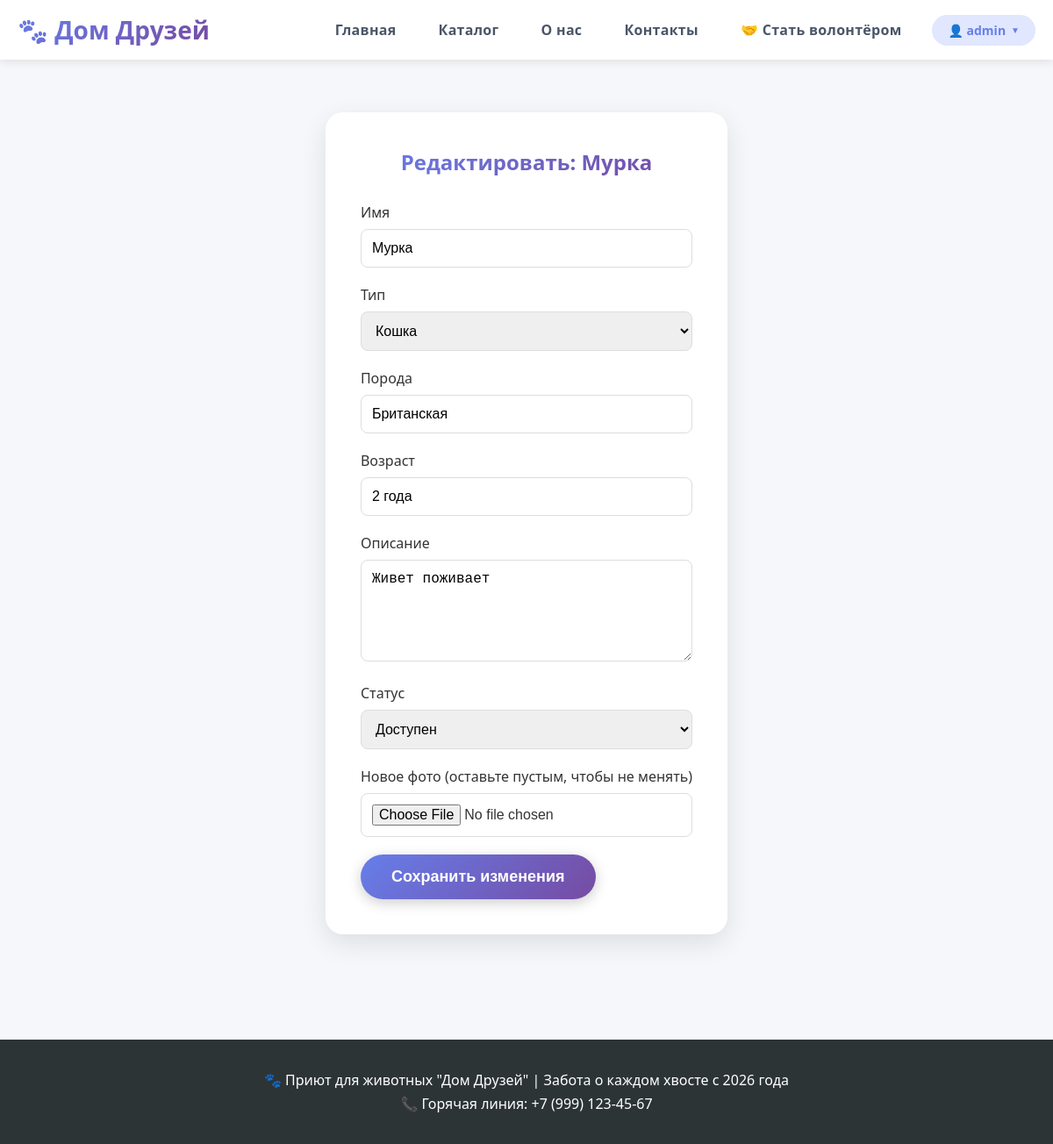
Screenshot of /admin/edit/1 (signed in) with the database file from the repository.
### tables this page shows
CREATE TABLE animals (
        id INTEGER PRIMARY KEY AUTOINCREMENT,
        name TEXT NOT NULL,
        type TEXT NOT NULL,
        breed TEXT,
        age TEXT,
        description TEXT,
        photo TEXT,
        status TEXT DEFAULT 'available',
        created_at TIMESTAMP DEFAULT CURRENT_TIMESTAMP
    );

### app.py (the view, shortened to what this page needs)
@app.route('/admin/edit/<int:animal_id>', methods=['GET', 'POST'])
@admin_required
def edit_animal(animal_id):
    conn = get_db_connection()
    cur = conn.cursor()
    if USE_POSTGRES:
        cur.execute("SELECT * FROM animals WHERE id = %s", (animal_id,))
    else:
        cur.execute("SELECT * FROM animals WHERE id = ?", (animal_id,))
    animal = cur.fetchone()
    cur.close()
    conn.close()
    return render_template('edit_animal.html', animal=animal)

### app.py (called while the page is built)
def get_db_connection():
    if USE_POSTGRES:
        conn = psycopg2.connect(DATABASE_URL, cursor_factory=RealDictCursor)
        return conn
    else:
        conn = sqlite3.connect('shelter.db')
        conn.row_factory = sqlite3.Row
        return conn

def admin_required(f):
    @wraps(f)
    def decorated_function(*args, **kwargs):
        if 'user_id' not in session or session.get('role') != 'admin':
            flash('Доступ запрещён', 'danger')
            return redirect(url_for('index'))
        return f(*args, **kwargs)
    return decorated_function

### templates/edit_animal.html (shortened to what this page needs)
{% extends "base.html" %}
{% block content %}
<section class="admin-form">
    <div class="container">
        <div class="form-container">
            <h2> Редактировать: {{ animal[1] }}</h2>
            <form method="POST" enctype="multipart/form-data">
                <div class="form-group">
                    <label>Имя</label>
                    <input type="text" name="name" value="{{ animal[1] }}" required>
                </div>
                <div class="form-group">
                    <label>Тип</label>
                    <select name="type">
                        <option {% if animal[2]=='Кошка' %}selected{% endif %}>Кошка</option>
                    </select>
                </div>
                <div class="form-group">
                    <label>Порода</label>
                    <input type="text" name="breed" value="{{ animal[3] }}">
                </div>
                <div class="form-group">
                    <label>Возраст</label>
                    <input type="text" name="age" value="{{ animal[4] }}">
                </div>
                <div class="form-group">
                    <label>Описание</label>
                    <textarea name="description" rows="5">{{ animal[5] }}</textarea>
                </div>
                <div class="form-group">
                    <label>Статус</label>
                    <select name="status">
                        <option value="available" {% if animal[7]=='available' %}selected{% endif %}>Доступен</option>
                    </select>
                </div>
                <div class="form-group">
                    <label>Новое фото (оставьте пустым, чтобы не менять)</label>
                    <input type="file" name="photo" accept="image/*">
                </div>
                <button type="submit" class="btn-primary">Сохранить изменения</button>
            </form>
        </div>
    </div>
</section>
{% endblock %}

### static/css/style.css (style rules this page uses)
* { margin: 0; padding: 0; box-sizing: border-box; }
body { font-family: 'Segoe UI', Tahoma, Geneva, Verdana, sans-serif; background: #f5f7fa; min-height: 100vh; color: #333; }
.container { max-width: 1200px; margin: 0 auto; padding: 0 20px; }
.auth-form, .admin-form { padding: 60px 0; min-height: 70vh; display: flex; align-items: center; }
.form-container { max-width: 500px; margin: 0 auto; background: white; padding: 40px; border-radius: 20px; box-shadow: 0 10px 30px rgba(0,0,0,0.1); }
.form-container h2 { text-align: center; margin-bottom: 30px; background: linear-gradient(135deg, #667eea 0%, #764ba2 100%); -webkit-background-clip: text; -webkit-text-fill-color: transparent; background-clip: text; }
.form-group { margin-bottom: 20px; }
.form-group label { display: block; margin-bottom: 8px; font-weight: 500; color: #333; }
.form-group input, .form-group select, .form-group textarea { width: 100%; padding: 12px; border: 1px solid #ddd; border-radius: 8px; font-size: 16px; transition: 0.3s; }
.btn-primary { display: inline-block; background: linear-gradient(135deg, #667eea 0%, #764ba2 100%); color: white; padding: 15px 35px; border-radius: 50px; text-decoration: none; font-weight: bold; font-size: 18px; transition: 0.3s; border: none; cursor: pointer; box-shadow: 0 4px 15px rgba(0,0,0,0.2); }

### rows the page displays
animals: name "Мурка", type "Кошка", breed "Британская", age "2 года", description "Живет поживает", status "Доступен"

### other values shown
{{ session.username }} "admin"
